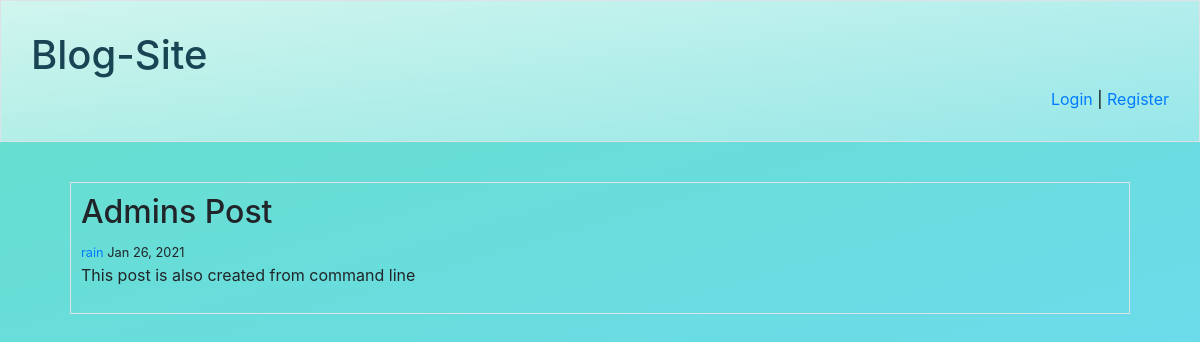
/post/2/, run on an earlier commit of the app's database.
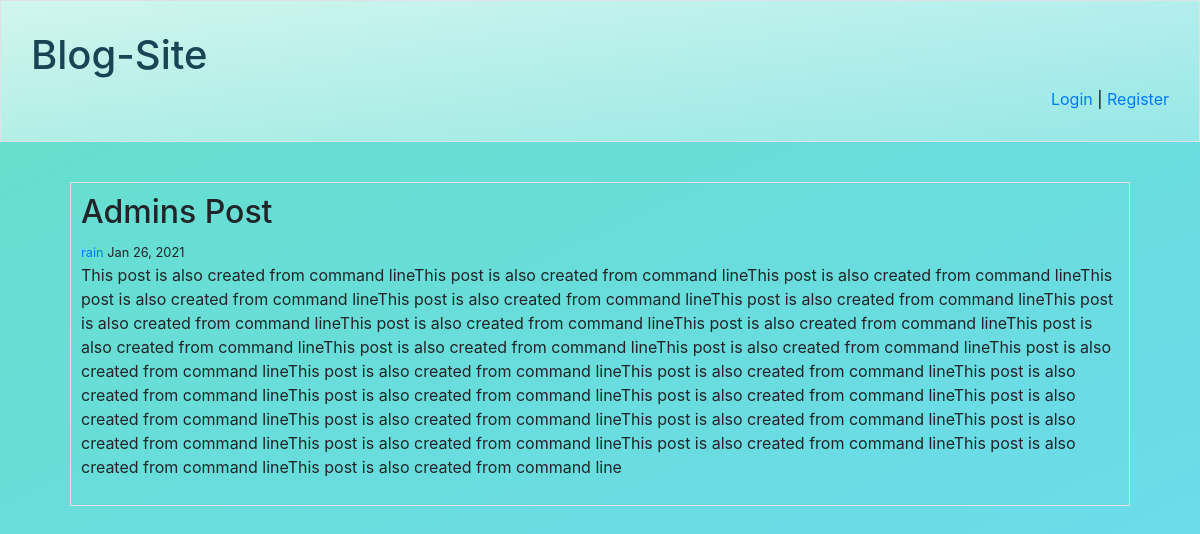
And on a later commit of the database.
### blog/models.py (models this page shows, shortened)
class Post(models.Model):
    title = models.CharField(max_length=100)
    author = models.ForeignKey(User, on_delete=models.CASCADE)
    date = models.DateTimeField(default=timezone.now)
    text = models.TextField(default="")

### blog/views.py (the view)
# urls.py: path('post/<int:pk>/', PostDetailView.as_view(), name='blog-detail'),
class PostDetailView(DetailView):
    model = Post

### blog/templates/blog/post_detail.html (shortened to what this page needs)
{% extends "blog/base.html" %}
{% block body %}
<div class="border" style="padding: 10px;">
    <h2>{{object.title}}</h2>
    <small style="text-align:left"><a href="#">{{object.author}}</a> {{object.date | date:"M d, Y"}}</small>
    <p>{{object.text}}</p>
</div>
{% endblock %}

What changed in the data, as far as the page shows it:
changed Post "Admins Post": text "This post is also created from command line" → "…also created from command lineThis post is also created from command lineThis post is also created from command lineThis post is also created from command lineThis post is also created from command lineThis post is also created from command lineThis post is also created from command lineThis post is also created from command lineThis post is also created from command lineThis post is also created from command lineThis post is also created from command lineThis post is also created from command lineThis post is also created from command lineThis post is also created from command lineThis post is also created from command lineThis post is also created from command lineThis post is also…"
